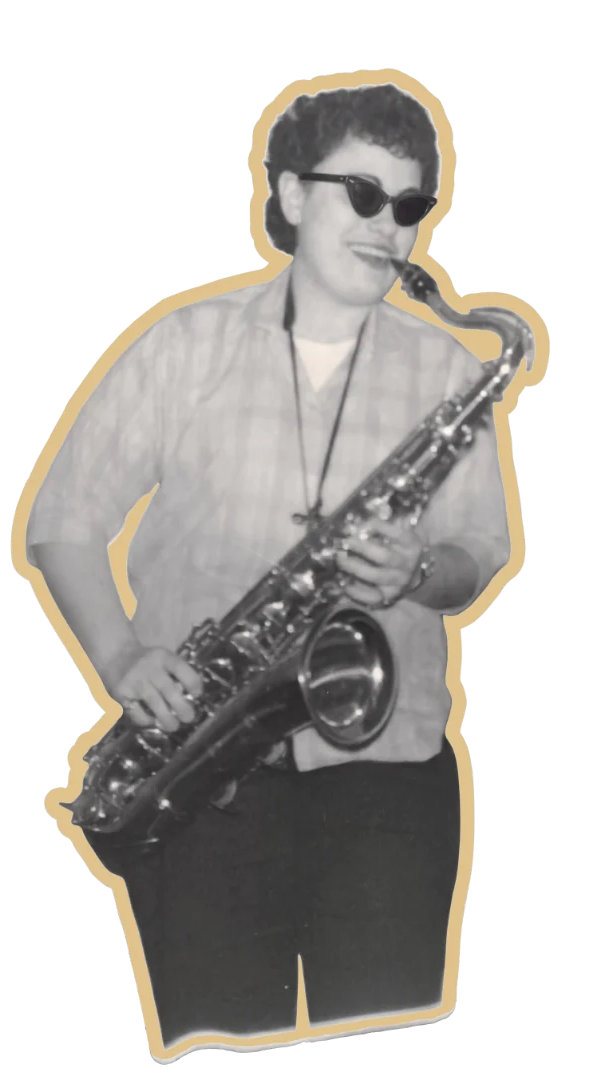
#> input picture restoration/latto-glint-gold.webp, 613 x 1080 px
$ python crop_latto_glint.py
#> lines starting #> are read from the running program, lines starting #| are printed output that depends on the picture
"""Crop the animated glint portrait to a square head-and-shoulders loop.

  uv run --with pillow scripts/crop_latto_glint.py

Reads restoration/latto-glint-gold.webp and writes two 300 x 300 loops beside
it: one on the site's dark background, one transparent. Frame timings and the
glint are taken from the source unchanged.
"""
from pathlib import Path
from PIL import Image

ROOT = Path(__file__).resolve().parent.parent
SOURCE = ROOT / 'restoration' / 'latto-glint-gold.webp'
BOX = (59, 0, 607, 548)      # square region of the 613 x 1080 source: head, sunglasses, top of the sax
SIZE = 300
BACKGROUND = '#191c1b'       # --bg in assets/site.css

source = Image.open(SOURCE)
#> source is the input picture: PIL image 613x1080 RGBA; mean R, G, B, A 77.2, 74.4, 70.6, 134.6
frames, durations = [], []
for index in range(source.n_frames):
    source.seek(index)
    source.load()
    durations.append(source.info['duration'])
    # Resize with premultiplied alpha so the outline keeps a clean edge.
    frame = source.convert('RGBA').crop(BOX).convert('RGBa')
    frames.append(frame.resize((SIZE, SIZE), Image.Resampling.LANCZOS).convert('RGBA'))
#> this loop made 34 passes
#> pass 1, `frame = source.convert('RGBA').crop(BOX).convert('RGBa')`:
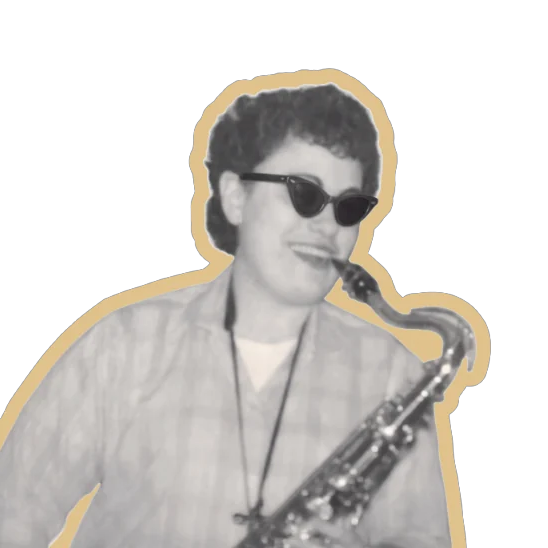
#> frame: PIL image 548x548 RGBa; mean R, G, B, A 91.5, 88.1, 83.9, 131.5; transparent parts drawn white
#> after the loop, durations = 34 values, max 3083 at index 33, min 41 at index 3, mean 147.1; frames = 34 items

def save(path, images):
    images[0].save(path, format='WEBP', save_all=True, append_images=images[1:],
                   duration=durations, loop=0, quality=90, method=6,
                   minimize_size=True, allow_mixed=True)
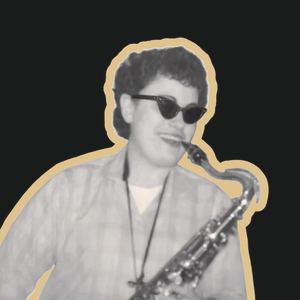
#> saved as latto-glint-gold-300.webp: PIL image 300x300 RGB; mean R, G, B 103.6, 101.7, 97
    check = Image.open(path)
    total = 0
    for index in range(check.n_frames):
        check.seek(index)
        check.load()
        total += check.info['duration']
#> this loop made 34 passes
#> total on passes 1 to 12: 583, 625, 667, 708, 750, 792, 833, 875, 917, 958, 1000, 1042
#> after the loop, total = 5000
    assert check.size == (SIZE, SIZE) and check.n_frames == len(images) and total == sum(durations)
    print(f'{path.name}: {SIZE} x {SIZE}; {check.n_frames} frames; {total} ms; {path.stat().st_size / 1024:.1f} KiB; infinite loop')
#| latto-glint-gold-300.webp: 300 x 300; 34 frames; 5000 ms; 14.6 KiB; infinite loop

backdrop = Image.new('RGBA', (SIZE, SIZE), BACKGROUND)
save(SOURCE.with_name('latto-glint-gold-300.webp'), [Image.alpha_composite(backdrop, f).convert('RGB') for f in frames])
save(SOURCE.with_name('latto-glint-gold-300-transparent.webp'), frames)
#> the loop in save (call 2), `for index in range(check.n_frames):` made 34 passes
#| latto-glint-gold-300-transparent.webp: 300 x 300; 34 frames; 5000 ms; 18.9 KiB; infinite loop
